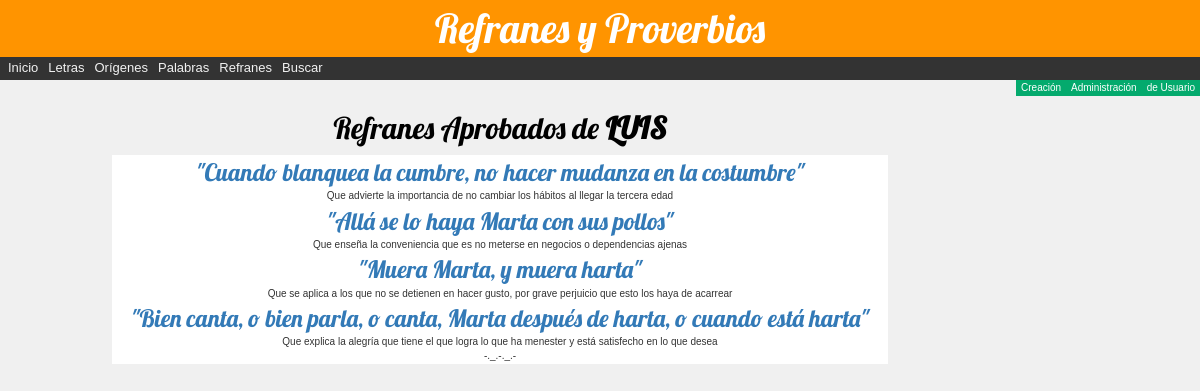
Screenshot of /refran/misaprobados/ (signed in) with the database file from the repository.
### refran/models.py (models this page shows, shortened)
class Refran(models.Model):
   id = models.UUIDField(
        primary_key=True,
        default=uuid.uuid4,
        )
   dicho = models.TextField(
           'Refrán',
           max_length=191,
           )
   explicacion = models.TextField(
                 'Explicación',
                 max_length=251,
                 )
   fecha = models.DateField(
           'Registrado',
           default=date.today,
           null=True,
           blank=True
           )
   fechaaprobacion = models.DateField(
           'Aprobado',
           null=True,
           blank=True
           )
   fechapublicacion = models.DateField(
           'Publicado',
           null=True,
           blank=True
           )
   ESTADOS = (
         ('r', 'Revisión'),
         ('a', 'Aprobado'),
         ('p', 'Publicado')
      )
   estado = models.CharField(
            'Estado',
            max_length=1,
            choices=ESTADOS,
            blank=True,
            default='r',
            )
   letra = models.ForeignKey(
           'Letra',
           on_delete=models.RESTRICT,
           null=False
           )
   palabra = models.ForeignKey(
             'Palabra',
             on_delete=models.RESTRICT,
             null=True
             )
   origen = models.ForeignKey(
            'Origen',
            on_delete=models.RESTRICT,
            null=True
            )
   creador = models.ForeignKey(
             settings.AUTH_USER_MODEL,
             on_delete=models.SET_NULL,
             null=True,
             blank=True
             )
   class Meta:
      ordering = ['palabra', 'fecha', 'fechaaprobacion', 'fechapublicacion']
   @property
   def es_antiguo(self):
      return bool(self.fecha and self.creador and self.fecha < date.today() - datetime.timedelta(weeks=52))

### refran/views.py (the view)
# urls.py: path('misaprobados/', views.RefranesAprobadosListView.as_view(), name='mis-refranes-aprobados'),
class RefranesAprobadosListView(LoginRequiredMixin, generic.ListView):
   model = Refran
   template_name = 'refran/refranesaprobados_de_usuario.html'
   paginate_by = 10
   def get_queryset(self):
      return(
         Refran.objects.filter(creador=self.request.user).filter(estado__exact='a').order_by('palabra')
         )

### refran/templates/refran/refranesaprobados_de_usuario.html
{% extends "base_generic.html" %}
{% block content %}
<div class="col-sm-10">
   <div class="titulo_pag">
   <h2>Refranes Aprobados de <strong>{{ user.get_username.upper }}</strong></h2>
   </div>
   <div id="contenido">
   <section>
      <article>
   {% if refran_list %}
   <table border="0" width="100%">
         <tr>
      {% for refran in refran_list %}
         <td align="center" class="{% if refran.es_antiguo %}text-danger{% endif %}">
            <a class="refran" href="{% url 'refran-detalle' refran.pk %}">"{{ refran.dicho }}"</a>
          </td>
          </tr><tr>
          <td>  {{ refran.explicacion }}</td>
          </tr>
      {% endfor %}
   <tr><td colspan="2">-._.-._.-</td></tr>
   </table>
   {% else %}
      <p>No tienes refranes aprobados</p>
   {% endif %}
     </article>
  </section>
{% endblock %}

### refran/static/css/estilos.css (style rules this page uses)
body { margin:0; font-family: Arial, Helvetica, sans-serif; background-color:#f0f0f0; font-size:100%; margin:0; padding:0; border:0; }
h1, h2 { font-family: 'Lobster', cursive; }
.titulo_pag { font-family:Lobster; color:#000000; z-index:1; position:relative; text-align:center; font-size:2.5em; padding-top:0.5em; }
#contenido { width:80%; margin: 0 auto; x_background-color:#f9f9f2; x_border-radius: 5rem 5rem 5rem 5rem; }
section { x_border-radius: 5rem 5rem 5rem 5rem; }
article { x_-webkit-box-sizing:border-box; x_-moz-box-sizing:border-box; x_box-sizing:border-box; float:left; height:100%; width:100%; background-color:white; padding:0px; text-align:center; x_border-color:red; x_border-style:double; x_border-radius: 5rem 5rem 5rem 5rem; }
.refran { margin-top: 10px; margin-botton: 15px; font-family: 'Lobster'; font-size: 18pt; }

### rows the page displays
Refran: dicho "Cuando blanquea la cumbre, no hacer mudanza en la costumbre", explicacion "Que advierte la importancia de no cambiar los hábitos al llegar la tercera edad"
Refran: dicho "Allá se lo haya Marta con sus pollos", explicacion "Que enseña la conveniencia que es no meterse en negocios o dependencias ajenas"
Refran: dicho "Muera Marta, y muera harta", explicacion "Que se aplica a los que no se detienen en hacer gusto, por grave perjuicio que esto los haya de acarrear"
Refran: dicho "Bien canta, o bien parla, o canta, Marta después de harta, o cuando está harta", explicacion "Que explica la alegría que tiene el que logra lo que ha menester y está satisfecho en lo que desea"

### other values shown
{{ user.get_username.upper }} "LUIS"
